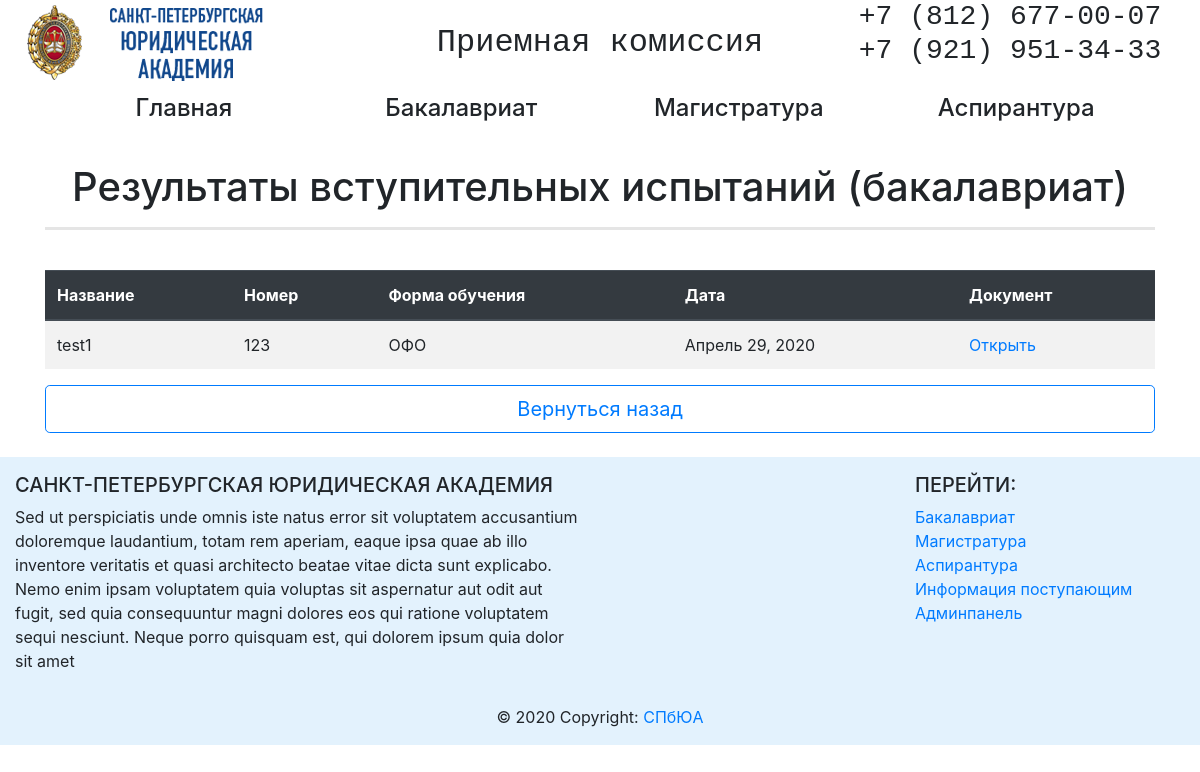
Page /abitur/bak/result_bak/ on the committed database.
### abitur/models.py (models this page shows, shortened)
class Result(models.Model):
    name_result = models.CharField(max_length=256, verbose_name='Название')
    number_result = models.CharField(max_length=64, verbose_name='Номер документа')
    educational_form = models.ForeignKey('EducationalForm', on_delete=models.PROTECT, related_name='linked_results', verbose_name='Форма обучения')
    date_pub = models.DateTimeField(auto_now_add=True)
    date_result = models.DateField(verbose_name='Дата создания приказа')
    file = models.FileField(upload_to='files', verbose_name='Файл')
    class Meta:
        verbose_name = 'Результаты вступительных испытаний (бакалавриат)'
        verbose_name_plural = 'Результаты вступительных испытаний - БАКАЛАВРИАТ'

class EducationalForm(models.Model):
    name_educational_form = models.CharField(max_length=64)
    def __str__(self):
        return self.name_educational_form

### abitur/views.py (the view)
# urls.py: path('bak/result_bak/', result_bak, name='result_bak_url'),
def result_bak(request):
    educational_form = EducationalForm.objects.all()
    return render(request, 'abitur/bak/result_bak.html', context={'educational_form': educational_form})

### abitur/templates/abitur/bak/result_bak.html (shortened to what this page needs)
{% extends 'abitur/base_abitur.html' %}
{% block content %}
<div class="container">
    <br>
    <h1 align="center">Результаты вступительных испытаний (бакалавриат)</h1>
    <hr style="border-width: 3px;">
    <br>
    <div class="table-response">
        <table class="table table-border table-hover table-striped">
            <thead class="thead-dark">
            <tr>
                <th>Название</th>
                <th>Номер</th>
                <th>Форма обучения</th>
                <th>Дата</th>
                <th>Документ</th>
            </tr>
            </thead>
            {%for educational_form in educational_form %}
            {%for orders in educational_form.linked_results.all %}
            <tr>
                <td>{{ orders.name_result }}</td>
                <td>{{ orders.number_result }}</td>
                <td>{{ orders.educational_form }}</td>
                <td>{{ orders.date_result }}</td>
                <td><a href=" {{orders.file.url}} " rel="noopener" target="_blank">Открыть</a></td>
            </tr>
            {% endfor %}
            {% endfor %}
        </table>
    </div>
    <div align="center">
        <button type="button" onclick="history.back();" class="btn btn-lg btn-block btn-outline-primary">Вернуться назад </button>
    </div>
    <br>
</div>
{% endblock %}

### rows in the picture
Result: name_result "test1", number_result "123", educational_form "ОФО", date_result "Апрель 29, 2020"
